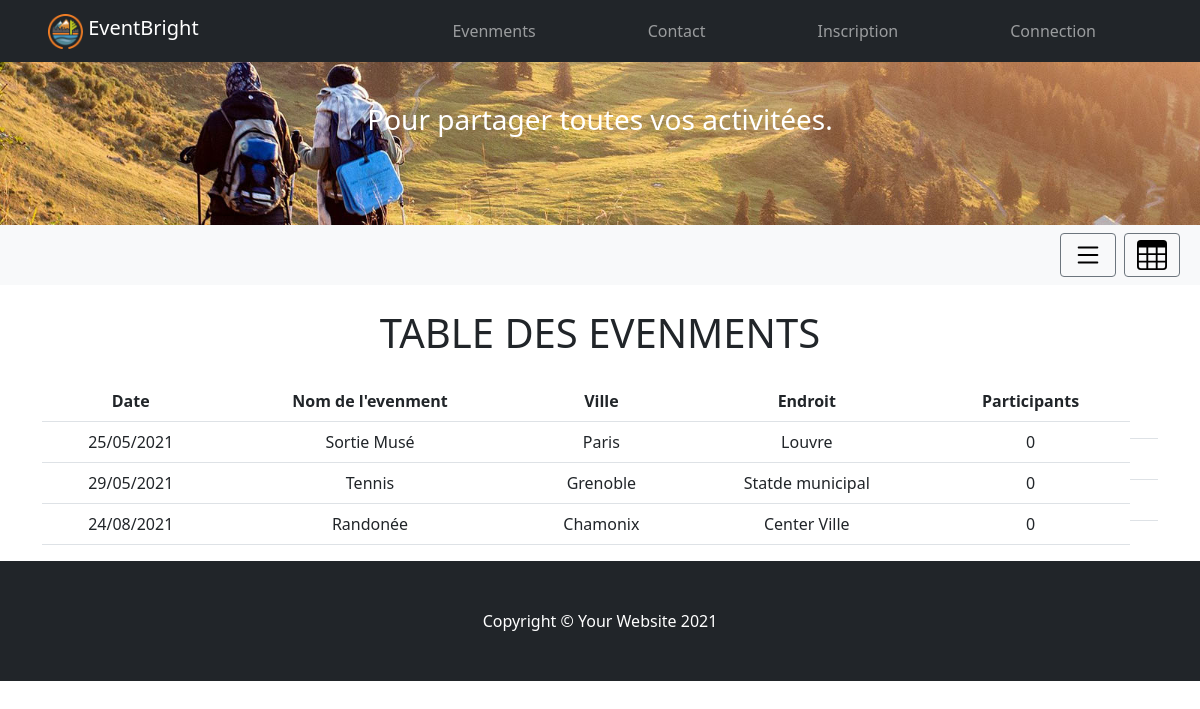
The page /?page=eventsTable&userID=27 on the database its author committed.
### tables this page shows
CREATE TABLE `events` (
  `id` int(6) UNSIGNED NOT NULL,
  `creatorID` int(6) UNSIGNED DEFAULT NULL,
  `name` varchar(150) DEFAULT NULL,
  `category` varchar(50) DEFAULT NULL,
  `place` varchar(255) DEFAULT NULL,
  `city` varchar(50) DEFAULT NULL,
  `description` text DEFAULT NULL,
  `img` varchar(50) DEFAULT NULL,
  `active` tinyint(1) NOT NULL DEFAULT 1,
  `postDate` date DEFAULT NULL,
  `date` date DEFAULT NULL,
  `time` time DEFAULT NULL,
  `subscribed` int(2) DEFAULT 0
);

### components/model.php (called while the page is built, shortened)
<?php
$pdo = null;
function getAllEventsOfUser($userID)
{
    global $pdo;
    $sql = sprintf("SELECT * FROM events WHERE creatorID=$userID");
    $stmt = $pdo->prepare($sql);
    $stmt->execute();
    $data = $stmt->fetchAll();
    return $data;
}

### components/convert.php (called while the page is built)
<?php
function toFrDate($date)
{
    $ymd = explode('-', $date);
    $frommatDate = $ymd[2] . '/' . $ymd[1] . '/' . $ymd[0];
    return $frommatDate;
}

### blocks/row.php (the view, shortened to what this page needs)
<tr>
  <td>
    <?=$date ?>
  </td>
  <td>
    <?=$name ?>
  </td>
  <td>
    <?=$city ?>
  </td>
  <td>
    <?=$place ?>
  </td>
  <td>
    <?=$subs ?>
  </td>
  <td class="d-flex">
  </td>
</tr>

### components/viewsControllers/tab_controller.php (shortened to what this page needs)
<?php
require_once "components/convert.php";
if (isset($_GET['userID'])) {
    $getID = $_GET['userID'];
}
$events = getAllEventsOfUser($getID);
foreach ($events as $event) {
    $name = $event['name'];
    $date = toFrDate($event['date']);
    $city = $event['city'];
    $place = $event['place'];
    $subs = $event['subscribed'];
    require "blocks/row.php";
}

### rows shown on the page
events: date "25/05/2021", name "Sortie Musé", city "Paris", place "Louvre", subscribed "0"
events: date "29/05/2021", name "Tennis", city "Grenoble", place "Statde municipal", subscribed "0"
events: date "24/08/2021", name "Randonée", city "Chamonix", place "Center Ville", subscribed "0"
